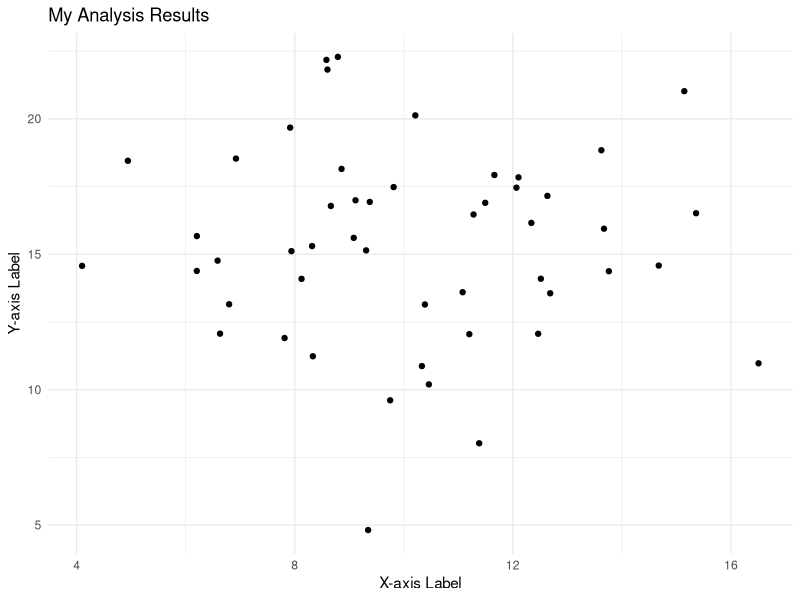
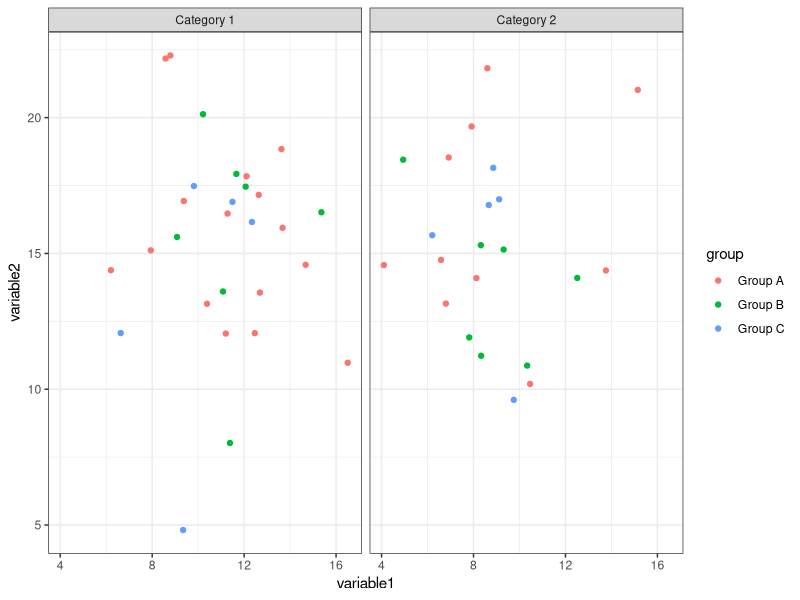

Generate these figures, in order, with R:
# Create visualizations from the original ggplot examples in the blog post
library(ggplot2)

# Set working directory to save plots
setwd("/Users/aulund/Documents/GitHub/bloggen/posts/day5")

# Create sample dataset to match the original examples
set.seed(123)
dataset <- data.frame(
  variable1 = rnorm(50, mean = 10, sd = 3),
  variable2 = rnorm(50, mean = 15, sd = 4) + rnorm(50, mean = 0, sd = 1),
  group = sample(c("Group A", "Group B", "Group C"), 50, replace = TRUE),
  category = sample(c("Category 1", "Category 2"), 50, replace = TRUE)
)

# Example 1: Basic scatter plot from the original code
p1 <- ggplot(data = dataset, aes(x = variable1, y = variable2)) +
  geom_point() +
  theme_minimal() +
  labs(title = "My Analysis Results",
       x = "X-axis Label",
       y = "Y-axis Label")

ggsave("basic_scatter_plot.png", p1, width = 8, height = 6, dpi = 300)

# Example 2: Advanced plotting with facets from the original code
p2 <- ggplot(data = dataset, aes(x = variable1, y = variable2, color = group)) +
  geom_point() +
  facet_wrap(~category) +
  theme_bw()

ggsave("faceted_scatter_plot.png", p2, width = 10, height = 6, dpi = 300)

print("Original example plots created:")
print("1. basic_scatter_plot.png")
print("2. faceted_scatter_plot.png")